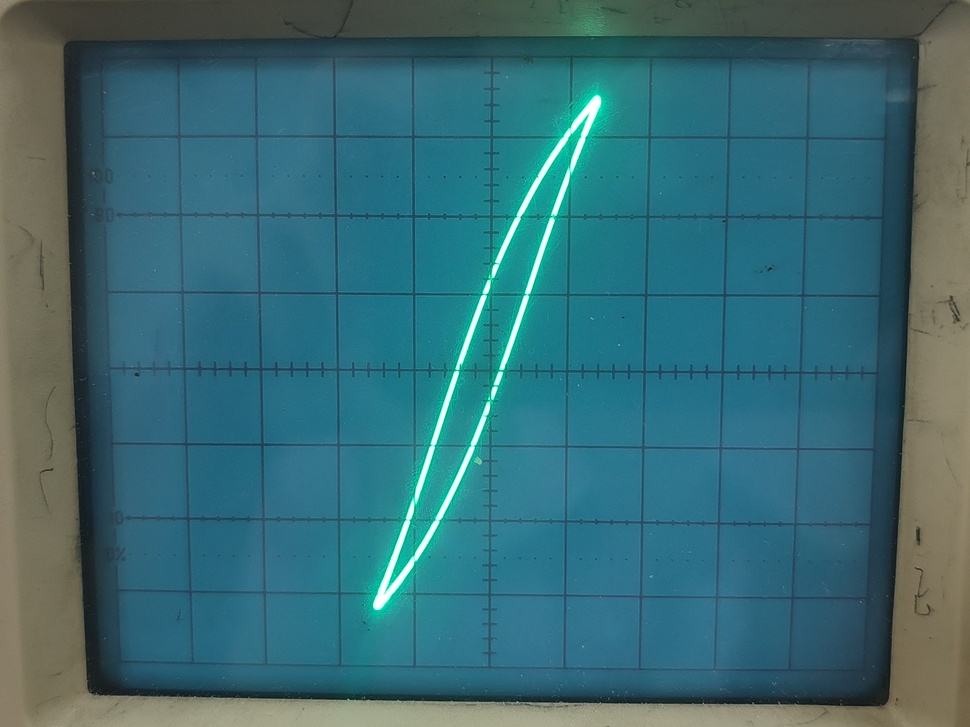
#> input picture legacy/vision_experiments/test1.jpg, 970 x 727 px, shrunk from 4096 x 3072 before the run
$ python hysteresis_scope_photo_v3.py test1.jpg
#> lines starting #> are read from the running program, lines starting #| are printed output that depends on the picture; after the words box and inside, x2 and y2 are one past the last pixel; in counts of white or black regions, pixels touching at a corner belong together
#!/usr/bin/env python3
# -*- coding: utf-8 -*-
"""
手机拍摄模拟示波器磁滞回线提取程序 V3
适用于：绿色/青绿色荧光轨迹 + 蓝绿色背景 + 网格较暗的模拟示波器照片

运行示例：
python hysteresis_scope_photo_v3.py input.jpg --roi 95,80,1780,1365 --mode green_tophat
"""

import argparse
import json
from pathlib import Path

import cv2
import numpy as np
import matplotlib.pyplot as plt
import pandas as pd

try:
    from skimage.morphology import skeletonize
    HAS_SKIMAGE = True
except Exception:
    HAS_SKIMAGE = False


def parse_roi(s):
    if s is None:
        return None
    parts = [int(v.strip()) for v in s.split(",")]
    if len(parts) != 4:
        raise ValueError("ROI格式应为 x1,y1,x2,y2")
    return tuple(parts)


def ensure_dir(p):
    Path(p).mkdir(parents=True, exist_ok=True)


def crop_roi(img, roi):
    if roi is None:
        return img, (0, 0, img.shape[1], img.shape[0])
    x1, y1, x2, y2 = roi
    return img[y1:y2, x1:x2].copy(), roi


def extract_green_tophat(crop, threshold=35, min_area=500):
    """
    专门处理模拟示波器绿色荧光轨迹：
    1. 用绿色通道
    2. 大尺度开运算估计背景
    3. top-hat 提取亮曲线
    4. 绿色优势筛选，避免网格/背景
    """
    b, g, r = cv2.split(crop)

    kernel_bg = cv2.getStructuringElement(cv2.MORPH_ELLIPSE, (41, 41))
    bg = cv2.morphologyEx(g, cv2.MORPH_OPEN, kernel_bg)
    top_hat = cv2.subtract(g, bg)

    mask = (
        (top_hat > threshold) &
        (g > 120) &
        (g.astype(np.int16) > r.astype(np.int16) + 30)
    ).astype(np.uint8) * 255

    # 闭运算连接小断点，不使用开运算，避免细曲线被抹掉
    kernel = cv2.getStructuringElement(cv2.MORPH_ELLIPSE, (5, 5))
    mask = cv2.morphologyEx(mask, cv2.MORPH_CLOSE, kernel, iterations=1)

    # 去掉小连通域
    num_labels, labels, stats, _ = cv2.connectedComponentsWithStats(mask, 8)
    clean = np.zeros_like(mask)

    for i in range(1, num_labels):
        area = stats[i, cv2.CC_STAT_AREA]
        if area >= min_area:
            clean[labels == i] = 255

    return clean, top_hat


def skeletonize_binary(mask):
    if HAS_SKIMAGE:
        return (skeletonize(mask > 0).astype(np.uint8) * 255)

    # 没有 skimage 时，保留原mask
    print("[WARN] 未安装 scikit-image，跳过骨架化。建议：pip install scikit-image")
    return mask


def points_from_mask(mask):
    ys, xs = np.where(mask > 0)
    if len(xs) == 0:
        raise RuntimeError("未提取到回线，请调整ROI或threshold。")
    return xs.astype(float), ys.astype(float)


def pixel_to_normalized(xs, ys, w, h, origin=None):
    """
    使用绘图区中心作为默认原点。
    后续如果你们手动标定原点，可以传 origin=(x0,y0)
    """
    if origin is None:
        x0, y0 = w / 2.0, h / 2.0
    else:
        x0, y0 = origin

    Hs = (xs - x0) / (w / 2.0)
    Bs = -(ys - y0) / (h / 2.0)
    return Hs, Bs, x0, y0


def pixel_to_voltage(xs, ys, w, h, x_vdiv, y_vdiv, x_divs, y_divs, origin=None):
    if origin is None:
        x0, y0 = w / 2.0, h / 2.0
    else:
        x0, y0 = origin

    px_per_div_x = w / x_divs
    px_per_div_y = h / y_divs

    U_H = (xs - x0) / px_per_div_x * x_vdiv
    U_B = -(ys - y0) / px_per_div_y * y_vdiv
    return U_H, U_B


def voltage_to_HB(U_H, U_B, R1, n=150, N=50, R2=10000.0, C2=10e-6, l=None, S=None):
    H = None
    B = None
    if l is not None and R1 is not None:
        H = n * U_H / (l * R1)
    if S is not None:
        B = R2 * C2 * U_B / (N * S)
    return H, B


def estimate_abs_crossing(x, y, tol_ratio=0.02):
    """
    用散点近轴点估计截距。
    x: 横轴变量
    y: 纵轴变量
    求 y=0 时 |x| 的平均值。
    """
    yrange = np.max(y) - np.min(y)
    tol = max(yrange * tol_ratio, 1e-12)
    vals = np.abs(x[np.abs(y) < tol])
    if len(vals) == 0:
        return None
    return float(np.mean(vals))


def polygon_area_from_mask(mask, x_scale=1.0, y_scale=1.0):
    """
    用最大外轮廓面积估算回线面积。
    对闭合磁滞回线比按散点角度排序更稳。
    """
    contours, _ = cv2.findContours(mask, cv2.RETR_EXTERNAL, cv2.CHAIN_APPROX_NONE)
    if not contours:
        return None
    c = max(contours, key=cv2.contourArea)
    area_px = cv2.contourArea(c)
    return float(area_px * x_scale * y_scale)


def calculate_params(Hs, Bs, U_H=None, U_B=None, H=None, B=None, w=None, h=None, mask=None, x_divs=10, y_divs=8, x_vdiv=1.0, y_vdiv=1.0):
    params = {}

    params["Hm_star"] = float(np.max(np.abs(Hs)))
    params["Bm_star"] = float(np.max(np.abs(Bs)))
    params["Hc_star_abs"] = estimate_abs_crossing(Hs, Bs)
    params["Br_star_abs"] = estimate_abs_crossing(Bs, Hs)

    if mask is not None:
        # 归一化面积：1 pixel 对应的归一化单位
        x_scale_star = 2.0 / w
        y_scale_star = 2.0 / h
        params["LoopArea_star"] = polygon_area_from_mask(mask, x_scale_star, y_scale_star)

    if U_H is not None and U_B is not None:
        params["UH_max_V"] = float(np.max(np.abs(U_H)))
        params["UB_max_V"] = float(np.max(np.abs(U_B)))
        params["UHc_abs_V"] = estimate_abs_crossing(U_H, U_B)
        params["UBr_abs_V"] = estimate_abs_crossing(U_B, U_H)

        if mask is not None and w is not None and h is not None:
            px_per_div_x = w / x_divs
            px_per_div_y = h / y_divs
            x_scale_v = x_vdiv / px_per_div_x
            y_scale_v = y_vdiv / px_per_div_y
            params["LoopArea_UH_UB_V2"] = polygon_area_from_mask(mask, x_scale_v, y_scale_v)

    if H is not None and B is not None:
        params["Hm_A_per_m"] = float(np.max(np.abs(H)))
        params["Bm_T"] = float(np.max(np.abs(B)))
        params["Hc_abs_A_per_m"] = estimate_abs_crossing(H, B)
        params["Br_abs_T"] = estimate_abs_crossing(B, H)

    return params


def diagnose(params):
    msgs = []
    if params.get("LoopArea_star") is not None and params["LoopArea_star"] < 0.05:
        msgs.append("回线面积偏小，可能励磁不足或图像提取不完整。")
    if params.get("Hc_star_abs") is None:
        msgs.append("未能稳定提取矫顽力，建议检查回线是否穿过B=0轴。")
    if params.get("Br_star_abs") is None:
        msgs.append("未能稳定提取剩磁，建议检查坐标原点标定。")
    if params.get("Hm_star", 0) < 0.2 or params.get("Bm_star", 0) < 0.2:
        msgs.append("回线在屏幕中幅度过小，建议增大显示比例或重新拍摄。")
    if not msgs:
        msgs.append("回线提取基本正常，可进行磁滞参数分析。")
    return msgs


def save_visuals(base, outdir, crop, mask, skel, Hs, Bs, U_H=None, U_B=None, params=None):
    cv2.imwrite(str(Path(outdir) / f"{base}_roi.jpg"), crop)
    cv2.imwrite(str(Path(outdir) / f"{base}_mask.png"), mask)
    cv2.imwrite(str(Path(outdir) / f"{base}_skeleton.png"), skel)

    overlay = crop.copy()
    overlay[mask > 0] = (0, 0, 255)
    cv2.imwrite(str(Path(outdir) / f"{base}_overlay.jpg"), overlay)

    plt.figure(figsize=(6, 6))
    plt.scatter(Hs, Bs, s=1)
    plt.axhline(0, linewidth=0.8)
    plt.axvline(0, linewidth=0.8)
    plt.axis("equal")
    plt.grid(True)
    plt.xlabel("H*")
    plt.ylabel("B*")
    plt.title("Extracted normalized hysteresis loop")
    plt.savefig(str(Path(outdir) / f"{base}_loop_normalized.png"), dpi=250, bbox_inches="tight")
    plt.close()

    if U_H is not None and U_B is not None:
        plt.figure(figsize=(6, 6))
        plt.scatter(U_H, U_B, s=1)
        plt.axhline(0, linewidth=0.8)
        plt.axvline(0, linewidth=0.8)
        plt.axis("equal")
        plt.grid(True)
        plt.xlabel("U_H / V")
        plt.ylabel("U_B / V")
        plt.title("Extracted voltage-coordinate hysteresis loop")
        plt.savefig(str(Path(outdir) / f"{base}_loop_voltage.png"), dpi=250, bbox_inches="tight")
        plt.close()


def main():
    parser = argparse.ArgumentParser()
    parser.add_argument("image", help="输入示波器照片")
    parser.add_argument("--roi", default=None, help="绘图区ROI: x1,y1,x2,y2")
    parser.add_argument("--threshold", type=float, default=35, help="绿色top-hat阈值，默认35")
    parser.add_argument("--min-area", type=int, default=500, help="最小连通域面积")
    parser.add_argument("--outdir", default="output_scope_photo", help="输出目录")

    parser.add_argument("--x-vdiv", type=float, default=1.0, help="X volts/div")
    parser.add_argument("--y-vdiv", type=float, default=1.0, help="Y volts/div")
    parser.add_argument("--x-divs", type=float, default=10.0, help="横向格数")
    parser.add_argument("--y-divs", type=float, default=8.0, help="纵向格数")

    parser.add_argument("--R1", type=float, default=None, help="取样电阻 R1 / ohm")
    parser.add_argument("--U", type=float, default=None, help="励磁电压档位，仅记录")
    parser.add_argument("--n", type=float, default=150.0, help="励磁线圈匝数")
    parser.add_argument("--N", type=float, default=50.0, help="感应线圈匝数")
    parser.add_argument("--R2", type=float, default=10000.0, help="积分电阻")
    parser.add_argument("--C2", type=float, default=10e-6, help="积分电容")
    parser.add_argument("--l", type=float, default=None, help="平均磁路长度 / m")
    parser.add_argument("--S", type=float, default=None, help="样品截面积 / m^2")

    args = parser.parse_args()

    img = cv2.imread(args.image)
#> img is the input picture: shape (727, 970, 3); mean B, G, R 115.7, 107.1, 56.8
    if img is None:
        raise FileNotFoundError(args.image)

    roi = parse_roi(args.roi)
    crop, roi_used = crop_roi(img, roi)
#> roi_used = (0, 0, 970, 727)
    h, w = crop.shape[:2]

    mask, top_hat = extract_green_tophat(crop, threshold=args.threshold, min_area=args.min_area)
#> in extract_green_tophat, `b, g, r = cv2.split(crop)`:
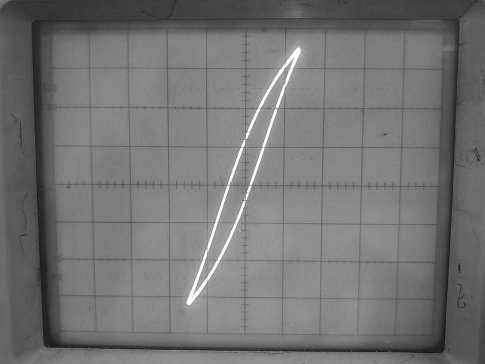
#> b: shape (727, 970) (shown at 1/2 size); min 12, max 255, mean 115.7
#> in extract_green_tophat, `b, g, r = cv2.split(crop)`:
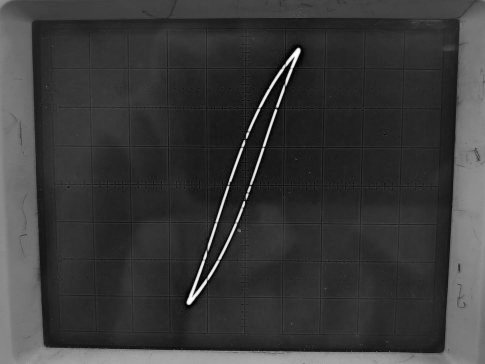
#> r: shape (727, 970) (shown at 1/2 size); min 0, max 255, mean 56.8
#> in extract_green_tophat, `bg = cv2.morphologyEx(g, cv2.MORPH_OPEN, kernel_bg)`:
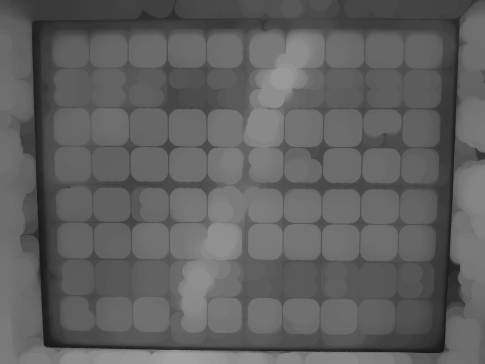
#> bg: shape (727, 970) (shown at 1/2 size); min 16, max 161, mean 96.1
#> in extract_green_tophat, `mask = ( (top_hat > threshold) & (g > 120) & (g.astype(np.int16) > r.a..`:
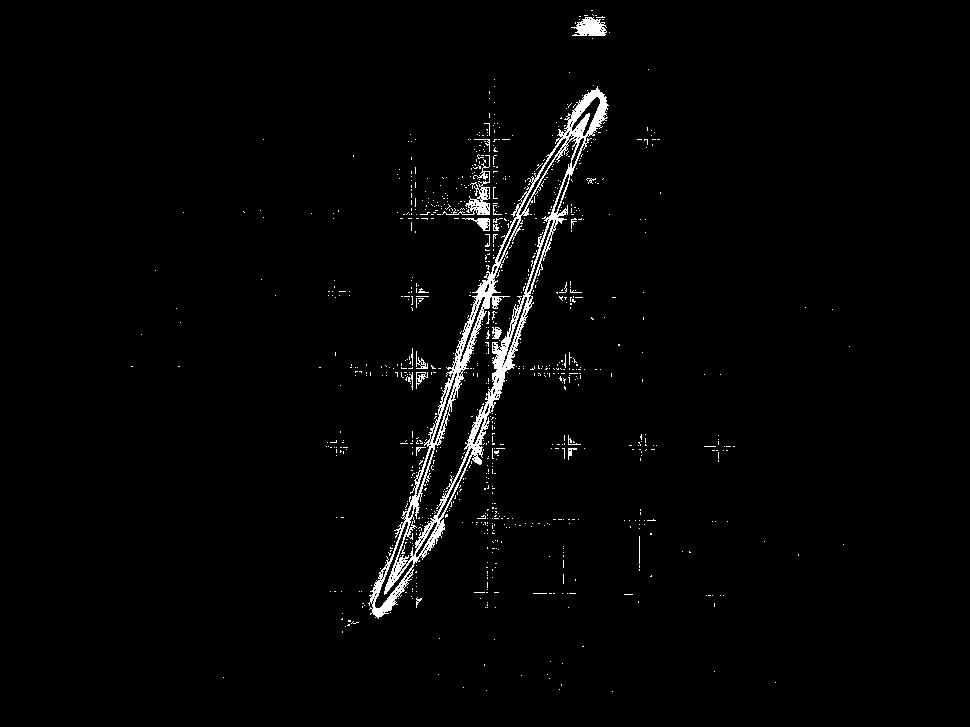
#> mask: shape (727, 970); 2% white; 919 white regions (896 under 20 px), largest, box (x1, y1, x2, y2) and area: (368, 86, 609, 619) 9624, (442, 155, 490, 215) 559, (571, 17, 607, 36) 453
#> in extract_green_tophat, `num_labels, labels, stats, _ = cv2.connectedComponentsWithStats(mask, 8)`:
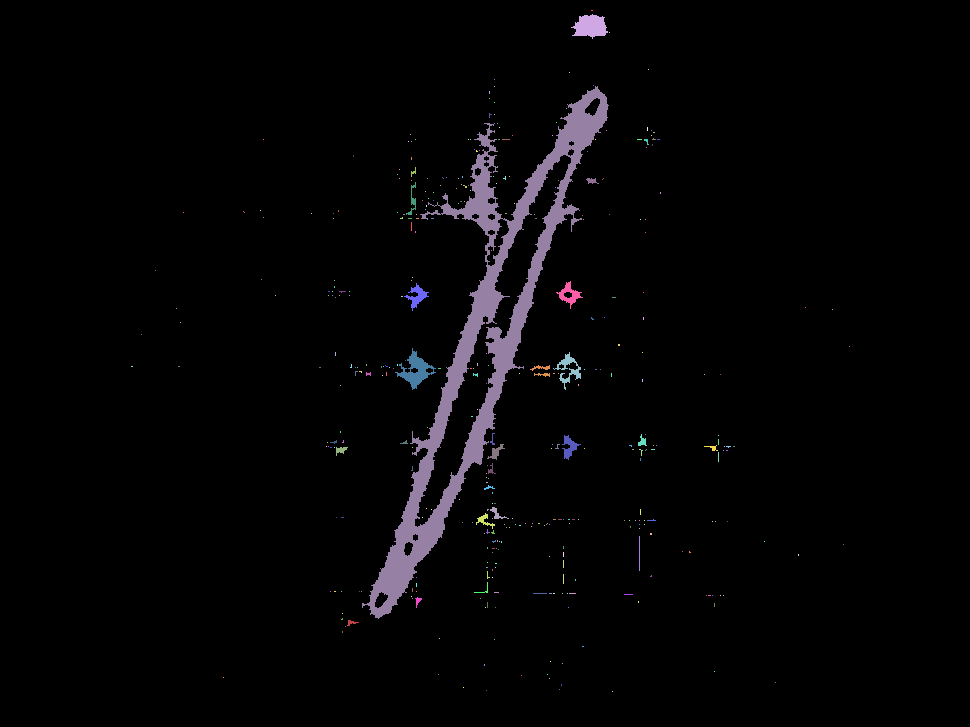
#> labels: shape (727, 970) int32; 374 distinct labels, from 0 to 373; one colour per label, 0 black
#> in extract_green_tophat, `num_labels, labels, stats, _ = cv2.connectedComponentsWithStats(mask, 8)`: num_labels = 374; stats = 374 rows, first 6: [0, 0, 970, 727, 682482], [591, 10, 2, 1, 2], [571, 14, 37, 25, 606], [609, 32, 1, 1, 1], [648, 69, 1, 1, 1], [569, 72, 1, 1, 1]
#> the loop in extract_green_tophat, `for i in range(1, num_labels):` made 373 passes
#> area on passes 2, 9, 48: 606, 18880, 20
    skel = skeletonize_binary(mask)
#> in skeletonize_binary, `return (skeletonize(mask > 0).astype(np.uint8) * 255)`:
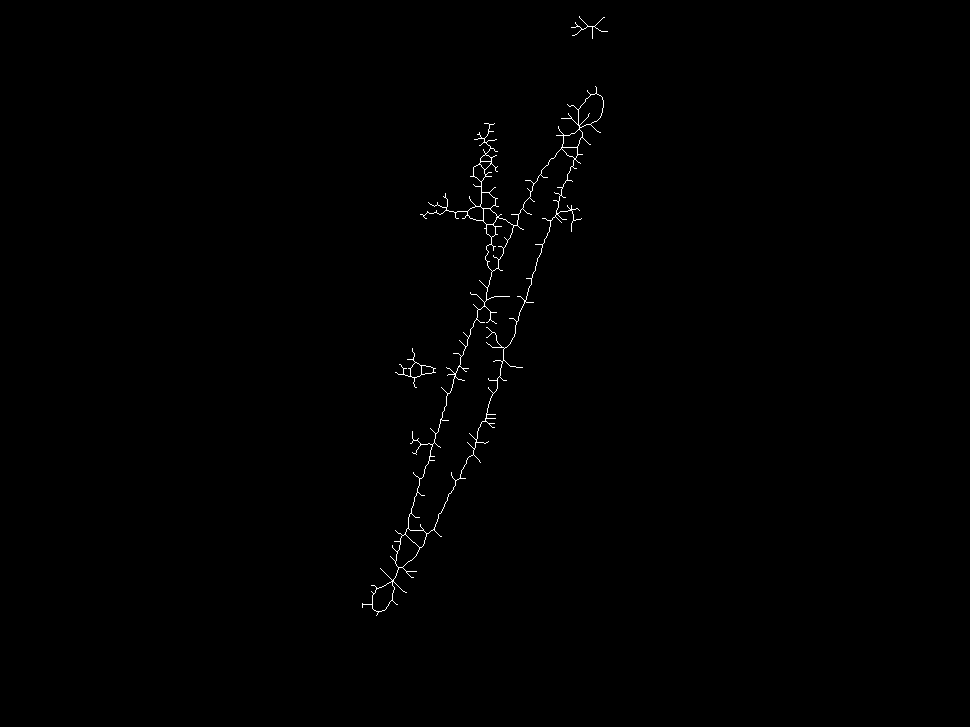
#> returned value: shape (727, 970); 0.4% white in thin lines or dots, all inside (x1, y1, x2, y2) = (362, 16, 608, 616)
    xs, ys = points_from_mask(skel)
#> in points_from_mask, `ys, xs = np.where(mask > 0)`: ys = 2846 values from 16 to 615; xs = 2846 values, max 607 at index 68, min 362 at index 2800, mean 485.9
#> ys = 2846 values from 16 to 615

    Hs, Bs, x0, y0 = pixel_to_normalized(xs, ys, w, h)
#> in pixel_to_normalized, `Hs = (xs - x0) / (w / 2.0)`: Hs = 2846 values, max 0.252 at index 68, min -0.254 at index 2800, mean 0.00188
#> in pixel_to_normalized, `Bs = -(ys - y0) / (h / 2.0)`: Bs = 2846 values, max 0.956 at index 0, min -0.692 at index 2845, mean 0.157
#> x0 = 485; y0 = 363.5

    U_H, U_B = pixel_to_voltage(
        xs, ys, w, h,
        args.x_vdiv, args.y_vdiv,
        args.x_divs, args.y_divs
    )
#> in pixel_to_voltage, `U_H = (xs - x0) / px_per_div_x * x_vdiv`: U_H = 2846 values, max 1.26 at index 68, min -1.27 at index 2800, mean 0.00942
#> in pixel_to_voltage, `U_B = -(ys - y0) / px_per_div_y * y_vdiv`: U_B = 2846 values, max 3.82 at index 0, min -2.77 at index 2845, mean 0.63

    H, B = voltage_to_HB(
        U_H, U_B,
        R1=args.R1,
        n=args.n,
        N=args.N,
        R2=args.R2,
        C2=args.C2,
        l=args.l,
        S=args.S
    )

    params = calculate_params(
        Hs, Bs,
        U_H=U_H, U_B=U_B,
        H=H, B=B,
        w=w, h=h,
        mask=mask,
        x_divs=args.x_divs,
        y_divs=args.y_divs,
        x_vdiv=args.x_vdiv,
        y_vdiv=args.y_vdiv
    )
#> in estimate_abs_crossing, `yrange = np.max(y) - np.min(y)`: yrange = 1.65
#> in estimate_abs_crossing, `tol = max(yrange * tol_ratio, 1e-12)`: tol = 0.033
#> in estimate_abs_crossing, `vals = np.abs(x[np.abs(y) < tol])`: vals = 221 values, max 0.186 at index 166, min 0.0165 at index 50, mean 0.0948
#> in polygon_area_from_mask, `contours, _ = cv2.findContours(mask, cv2.RETR_EXTERNAL, cv2.CHAIN_APPR..`: contours = 3 contours; box (x1, y1, x2, y2) and area: (362, 86, 609, 619) 27070, (395, 348, 436, 390) 586, (571, 14, 608, 39) 552
#> in polygon_area_from_mask, `c = max(contours, key=cv2.contourArea)`: c = contour of 2093 points, box (x1, y1, x2, y2) (362, 86, 609, 619), area 27070
#> in polygon_area_from_mask, `area_px = cv2.contourArea(c)`: area_px = 27069.5
#> params = 10 items

    msgs = diagnose(params)
#> msgs = ['回线提取基本正常，可进行磁滞参数分析。']

    ensure_dir(args.outdir)
    base = Path(args.image).stem

    save_visuals(base, args.outdir, crop, mask, skel, Hs, Bs, U_H, U_B, params=params)
#> in save_visuals, `plt.savefig(str(Path(outdir) / f"{base}_loop_voltage.png"), dpi=250, b..`:
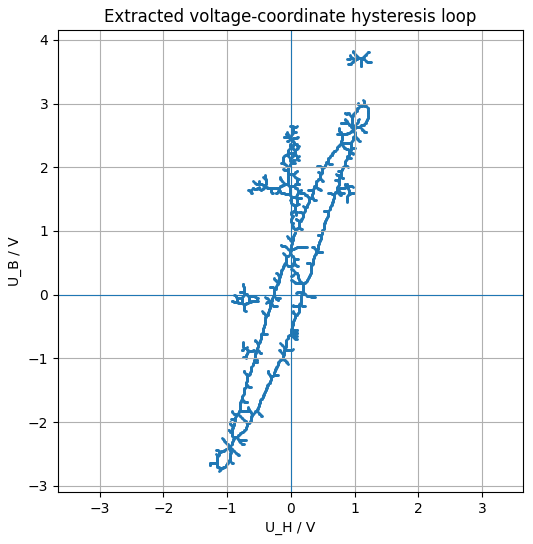
#> figure drawn by matplotlib, 1 panel

    df = pd.DataFrame({
        "x_pixel": xs,
        "y_pixel": ys,
        "H_star": Hs,
        "B_star": Bs,
        "U_H_V": U_H,
        "U_B_V": U_B
    })
#> df = table of 2846 rows and 6 columns
    if H is not None:
        df["H_A_per_m"] = H
    if B is not None:
        df["B_T"] = B
    df.to_csv(Path(args.outdir) / f"{base}_points.csv", index=False)

    result = {
        "image": args.image,
        "roi": roi_used,
        "settings": vars(args),
        "params": params,
        "diagnosis": msgs
    }
    with open(Path(args.outdir) / f"{base}_result.json", "w", encoding="utf-8") as f:
        json.dump(result, f, ensure_ascii=False, indent=2)

    report = []
    report.append("# 磁滞回线图像分析报告\n")
    report.append("## 1. 参数结果\n")
    for k, v in params.items():
        report.append(f"- {k}: {v if v is not None else 'None'}")
#> this loop made 10 passes
#> (k, v) on passes 1 to 8: ('Hm_star', 0.254), ('Bm_star', 0.956), ('Hc_star_abs', 0.0948), ('Br_star_abs', 0.36), ('LoopArea_star', 0.154), ('UH_max_V', 1.27), ('UB_max_V', 3.82), ('UHc_abs_V', 0.474)
#> after the loop, report = 12 items
    report.append("\n## 2. 实验诊断\n")
    for m in msgs:
        report.append(f"- {m}")
#> this loop made 1 pass
#> after the loop, report = 14 items
    report.append("\n## 3. 说明\n")
    report.append("- 若未输入 l 和 S，真实 H、B 物理量不会输出。")
    report.append("- U 为励磁电压档位记录值，不直接代替图像中每个点对应的 U_H。")
    with open(Path(args.outdir) / f"{base}_report.md", "w", encoding="utf-8") as f:
        f.write("\n".join(report))

    print("处理完成。输出目录：", args.outdir)
    print("关键结果：")
    for k, v in params.items():
        print(f"{k}: {v}")
    print("诊断：")
    for m in msgs:
        print("-", m)


if __name__ == "__main__":
    main()
